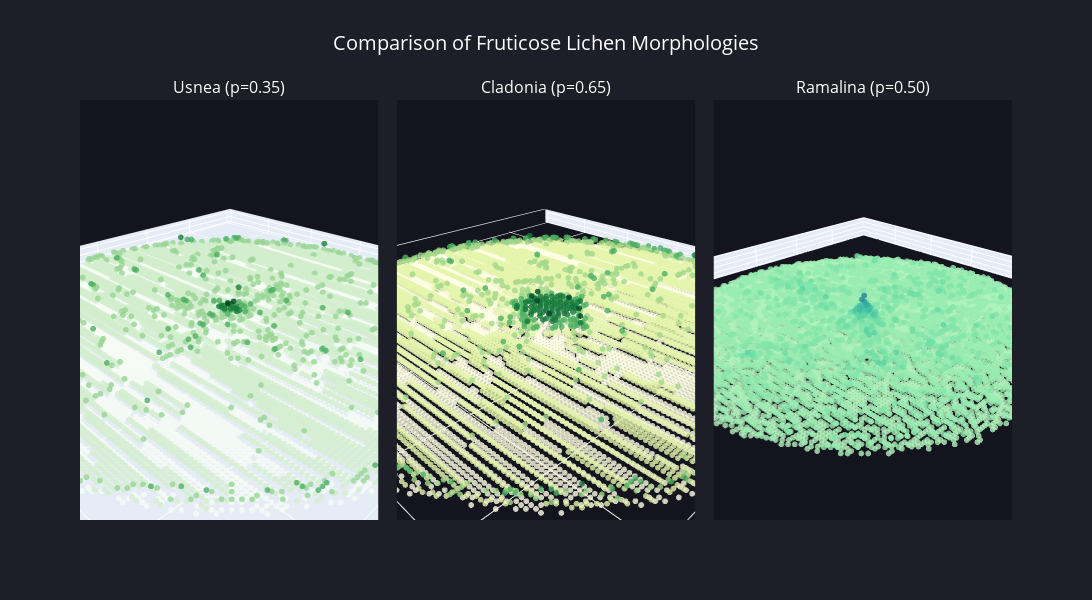

Notebook code for this chart:
### Markdown cell above
---

## Side-by-Side Comparison

Compare all three fruticose morphologies in a single view.

### Code cell
def create_comparison_plot(grids, titles, colorscales):
    """Create side-by-side 3D comparison of multiple structures."""
    
    fig = make_subplots(
        rows=1, cols=3,
        specs=[[{'type': 'scatter3d'}, {'type': 'scatter3d'}, {'type': 'scatter3d'}]],
        subplot_titles=titles,
        horizontal_spacing=0.02
    )
    
    for idx, (grid, colorscale) in enumerate(zip(grids, colorscales)):
        x, y, z = extract_surface_points(grid, subsample=2)
        
        if len(x) > 0:
            z_norm = (grid.shape[2] - z) / grid.shape[2]
            
            fig.add_trace(
                go.Scatter3d(
                    x=x, y=y, z=grid.shape[2] - z,
                    mode='markers',
                    marker=dict(
                        size=2,
                        color=z_norm,
                        colorscale=colorscale,
                        opacity=0.8
                    ),
                    name=titles[idx],
                    showlegend=False
                ),
                row=1, col=idx+1
            )
    
    # Update layout
    fig.update_layout(
        title=dict(
            text="Comparison of Fruticose Lichen Morphologies",
            x=0.5,
            font=dict(size=20)
        ),
        width=1400,
        height=600,
        paper_bgcolor='rgb(30, 30, 40)',
        font=dict(color='white')
    )
    
    # Update all 3D scenes
    for i in range(1, 4):
        scene_name = f'scene{i}' if i > 1 else 'scene'
        fig.update_layout(**{
            scene_name: dict(
                bgcolor='rgb(20, 20, 30)',
                xaxis=dict(showticklabels=False, title=''),
                yaxis=dict(showticklabels=False, title=''),
                zaxis=dict(showticklabels=False, title=''),
                aspectmode='data',
                camera=dict(eye=dict(x=1.8, y=1.8, z=1.2))
            )
        })
    
    fig.show()

# Create comparison
create_comparison_plot(
    grids=[usnea_grid, cladonia_grid, ramalina_grid],
    titles=["Usnea (p=0.35)", "Cladonia (p=0.65)", "Ramalina (p=0.50)"],
    colorscales=['Greens', 'YlGn', 'Tealgrn']
)

### Figure 1 — Plotly figure (JSON) as saved in the notebook; plotly's stock layout.template omitted (floating-point values rounded to 4 significant figures; data arrays with more than 128 entries replaced by an {"elided": "..."} marker saying what was removed)
{"data": [{"marker": {"color": {"elided": "11573 float values"}, "colorscale": [[0, "rgb(247,252,245)"], [0.125, "rgb(229,245,224)"], [0.25, "rgb(199,233,192)"], [0.375, "rgb(161,217,155)"], [0.5, "rgb(116,196,118)"], [0.625, "rgb(65,171,93)"], [0.75, "rgb(35,139,69)"], [0.875, "rgb(0,109,44)"], [1, "rgb(0,68,27)"]], "opacity": 0.8, "size": 2}, "mode": "markers", "name": "Usnea (p=0.35)", "scene": "scene", "showlegend": false, "type": "scatter3d", "x": {"elided": "11573 int values"}, "y": {"elided": "11573 int values"}, "z": {"elided": "11573 int values"}}, {"marker": {"color": {"elided": "11753 float values"}, "colorscale": [[0, "rgb(255,255,229)"], [0.125, "rgb(247,252,185)"], [0.25, "rgb(217,240,163)"], [0.375, "rgb(173,221,142)"], [0.5, "rgb(120,198,121)"], [0.625, "rgb(65,171,93)"], [0.75, "rgb(35,132,67)"], [0.875, "rgb(0,104,55)"], [1, "rgb(0,69,41)"]], "opacity": 0.8, "size": 2}, "mode": "markers", "name": "Cladonia (p=0.65)", "scene": "scene2", "showlegend": false, "type": "scatter3d", "x": {"elided": "11753 int values"}, "y": {"elided": "11753 int values"}, "z": {"elided": "11753 int values"}}, {"marker": {"color": {"elided": "9754 float values"}, "colorscale": [[0, "rgb(176, 242, 188)"], [0.1667, "rgb(137, 232, 172)"], [0.3333, "rgb(103, 219, 165)"], [0.5, "rgb(76, 200, 163)"], [0.6667, "rgb(56, 178, 163)"], [0.8333, "rgb(44, 152, 160)"], [1, "rgb(37, 125, 152)"]], "opacity": 0.8, "size": 2}, "mode": "markers", "name": "Ramalina (p=0.50)", "scene": "scene3", "showlegend": false, "type": "scatter3d", "x": {"elided": "9754 int values"}, "y": {"elided": "9754 int values"}, "z": {"elided": "9754 int values"}}], "layout": {"annotations": [{"font": {"size": 16}, "showarrow": false, "text": "Usnea (p=0.35)", "x": 0.16, "xanchor": "center", "xref": "paper", "y": 1, "yanchor": "bottom", "yref": "paper"}, {"font": {"size": 16}, "showarrow": false, "text": "Cladonia (p=0.65)", "x": 0.5, "xanchor": "center", "xref": "paper", "y": 1, "yanchor": "bottom", "yref": "paper"}, {"font": {"size": 16}, "showarrow": false, "text": "Ramalina (p=0.50)", "x": 0.84, "xanchor": "center", "xref": "paper", "y": 1, "yanchor": "bottom", "yref": "paper"}], "font": {"color": "white"}, "height": 600, "paper_bgcolor": "rgb(30, 30, 40)", "scene": {"aspectmode": "data", "bgcolor": "rgb(20, 20, 30)", "camera": {"eye": {"x": 1.8, "y": 1.8, "z": 1.2}}, "domain": {"x": [0, 0.32], "y": [0, 1]}, "xaxis": {"showticklabels": false, "title": {"text": ""}}, "yaxis": {"showticklabels": false, "title": {"text": ""}}, "zaxis": {"showticklabels": false, "title": {"text": ""}}}, "scene2": {"aspectmode": "data", "bgcolor": "rgb(20, 20, 30)", "camera": {"eye": {"x": 1.8, "y": 1.8, "z": 1.2}}, "domain": {"x": [0.34, 0.66], "y": [0, 1]}, "xaxis": {"showticklabels": false, "title": {"text": ""}}, "yaxis": {"showticklabels": false, "title": {"text": ""}}, "zaxis": {"showticklabels": false, "title": {"text": ""}}}, "scene3": {"aspectmode": "data", "bgcolor": "rgb(20, 20, 30)", "camera": {"eye": {"x": 1.8, "y": 1.8, "z": 1.2}}, "domain": {"x": [0.68, 1], "y": [0, 1]}, "xaxis": {"showticklabels": false, "title": {"text": ""}}, "yaxis": {"showticklabels": false, "title": {"text": ""}}, "zaxis": {"showticklabels": false, "title": {"text": ""}}}, "title": {"font": {"size": 20}, "text": "Comparison of Fruticose Lichen Morphologies", "x": 0.5}, "width": 1400}}
